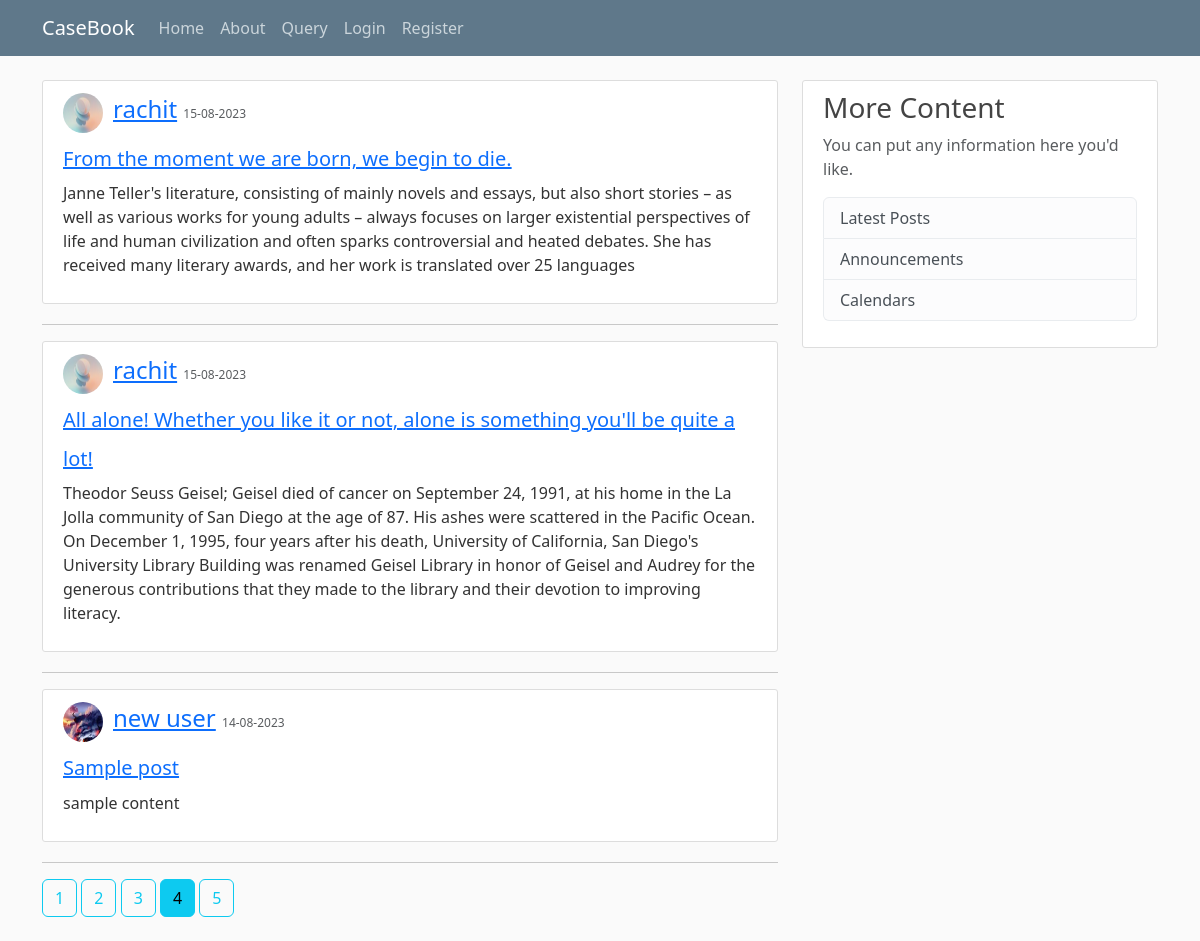
/home?page=4, run on the app's committed database.
### blogsite/models.py (models this page shows, shortened)
class Post(db.Model):
    id = db.Column(db.Integer, primary_key=True)
    title = db.Column(db.String(50), nullable=False)
    date_posted = db.Column(db.DateTime, nullable=False, default=datetime.utcnow)
    content = db.Column(db.Text, nullable=False)
    user_id = db.Column(db.Integer, db.ForeignKey('user.id'), nullable=False)

class User(db.Model, UserMixin):
    id = db.Column(db.Integer, primary_key=True)
    username = db.Column(db.String(20), unique=True, nullable=False)
    email = db.Column(db.String(100), unique=True, nullable=False)
    img_file = db.Column(db.String(20), nullable=False, default='default.jpeg')
    password = db.Column(db.String(60), nullable=False)
    posts = db.relationship('Post', backref='author', lazy=True)

### blogsite/main/routes.py (the view)
@main.route('/')
@main.route('/home')
def home():
    page = request.args.get(key='page',default=1,type=int)
    posts = Post.query.order_by(Post.date_posted.desc()).paginate(per_page=3)
    return render_template('home.html',posts=posts,page_title='CaseBook')

### blogsite/templates/home.html
{% extends "layout.html" %}
{% block page_content %}
{% for post in posts.items %}
<article class="media content-section">
  <div class="d-flex align-items-center">
    <img class="img-fluid rounded-circle article-img mr-3"
      src="{{ url_for('static',filename='profile_pic/'+post.author.img_file) }}" alt="Profile Photo of author">
    <div style="margin-left: 10px;">
      <div class="article-metadata">
        <a class="mr-2" href="{{ url_for('users.user_posts',username=post.author.username) }}">{{ post.author.username }}</a>
        <small class="text-muted" style="font-size: 0.75rem;">{{ post.date_posted.strftime('%d-%m-%Y') }}</small>
      </div>
    </div>
  </div>
  <div class="media-body">
    <h2><a class="article-title" href="{{ url_for('posts.post',post_id=post.id) }}">{{ post.title }}</a></h2>
    <p class="article-content">{{ post.content }}</p>
  </div>
</article>
<hr>
{% endfor %}
{% for page_num in posts.iter_pages(left_edge=2, right_edge=2, left_current=1, right_current=1) %}
  {% if page_num %}
    {% if posts.page==page_num %}
      <a class="btn btn-info mb-4" href="{{ url_for('main.home',page=page_num) }}">{{ page_num }}</a>
    {% else %}
      <a class="btn btn-outline-info mb-4" href="{{ url_for('main.home',page=page_num) }}">{{ page_num }}</a>
    {% endif %}
  {% else %}
  ...
  {% endif %}
{% endfor %}
{% endblock page_content %}

### blogsite/static/temp_style.css (style rules this page uses)
body { background: #fafafa; color: #333333; margin-top: 5rem; }
h1, h2, h3, h4, h5, h6 { color: #444444; }
.content-section { background: #ffffff; padding: 10px 20px; border: 1px solid #dddddd; border-radius: 3px; margin-bottom: 20px; }
.article-title { font-size: 1.25rem; }
.article-content { margin-top: 0.5rem; }
.article-img { height: 40px; width: 40px; }
.article-metadata { font-size: 1.5rem; margin-bottom: 0.5rem; }

### data on the page
Post: img_file (picture), author.username "rachit", date_posted "15-08-2023", title "From the moment we are born, we begin to die.", content "Janne Teller's literature, consisting of mainly novels and essays, but also short stories – as well as various works for young adults – always focuses on larger existential perspectives of life and human civilization and often sparks controversial and heated debates. She has received many literary awards, and her work is translated over 25 languages"
Post: img_file (picture), author.username "rachit", date_posted "15-08-2023", title "All alone! Whether you like it or not, alone is something you'll be quite a lot!", content "Theodor Seuss Geisel; Geisel died of cancer on September 24, 1991, at his home in the La Jolla community of San Diego at the age of 87. His ashes were scattered in the Pacific Ocean. On December 1, 1995, four years after his death, University of California, San Diego's University Library Building was renamed Geisel Library in honor of Geisel and Audrey for the generous contributions that they made to the library and their devotion to improving literacy."
Post: img_file (picture), author.username "new user", date_posted "14-08-2023", title "Sample post", content "sample content"

### other printed values
{{ page_num }} "1" "2" "3" "5"
{{ page_num }} "4"
